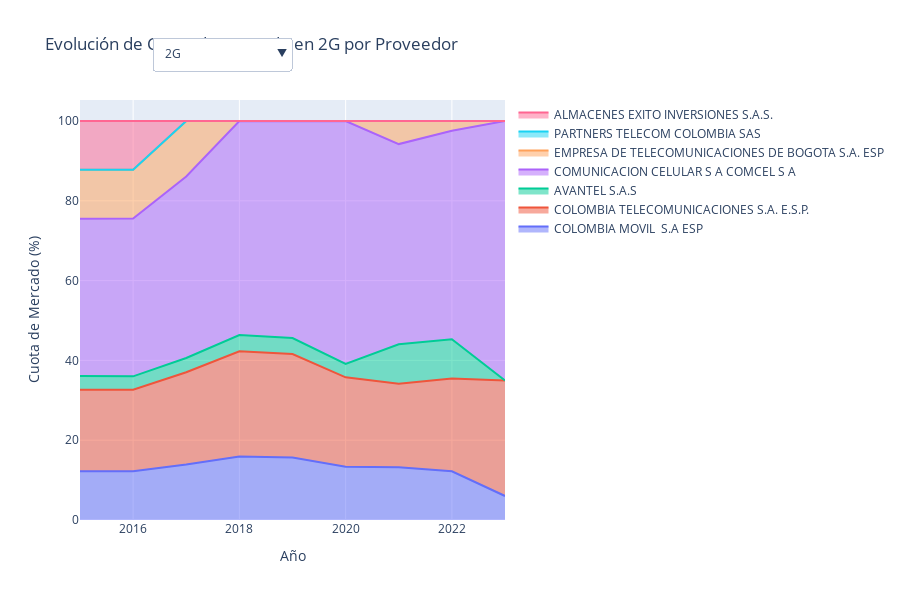

Notebook code for this chart:
### Code cell
todas_tecnologias = [col for col in df.columns if 'COBERTURA' in col or 'COBERTUTA' in col]

fig = go.Figure()

todos_proveedores = df['PROVEEDOR'].unique()

for idx, tecnologia in enumerate(todas_tecnologias):
    df_evolucion = analizar_evolucion_cuota_mercado(df, tecnologia)
    
    if len(df_evolucion) == 0:
        continue
    
    for proveedor in todos_proveedores:
        df_proveedor = df_evolucion[df_evolucion['PROVEEDOR'] == proveedor]
        
        if len(df_proveedor) > 0:
            fig.add_trace(
                go.Scatter(
                    x=df_proveedor['AÑO'],
                    y=df_proveedor['Porcentaje'],
                    name=proveedor,
                    mode='lines',
                    stackgroup='one', 
                    visible=(idx == 0),
                    hovertemplate='%{y:.1f}%<br>%{customdata} centros<extra></extra>',
                    customdata=df_proveedor['Centros']
                )
            )

buttons = []
traces_por_tecnologia = []

idx_actual = 0
for tecnologia in todas_tecnologias:
    df_evolucion = analizar_evolucion_cuota_mercado(df, tecnologia)
    if len(df_evolucion) == 0:
        traces_por_tecnologia.append((idx_actual, idx_actual))
        continue
    
    n_proveedores_con_datos = 0
    for proveedor in todos_proveedores:
        if len(df_evolucion[df_evolucion['PROVEEDOR'] == proveedor]) > 0:
            n_proveedores_con_datos += 1
    
    traces_por_tecnologia.append((idx_actual, idx_actual + n_proveedores_con_datos))
    idx_actual += n_proveedores_con_datos

for idx, tecnologia in enumerate(todas_tecnologias):
    nombre_limpio = tecnologia.replace('COBERTURA ', '').replace('COBERTUTA ', '')
    
    visibility = [False] * len(fig.data)
    inicio, fin = traces_por_tecnologia[idx]
    for i in range(inicio, fin):
        visibility[i] = True
    
    buttons.append(
        dict(
            label=nombre_limpio,
            method='update',
            args=[
                {'visible': visibility},
                {'title': f'Evolución de Cuota de Mercado en {nombre_limpio} por Proveedor'}
            ]
        )
    )

primera_tech = todas_tecnologias[0].replace('COBERTURA ', '').replace('COBERTUTA ', '')

fig.update_layout(
    updatemenus=[
        dict(
            buttons=buttons,
            direction='down',
            showactive=True,
            x=0.17,
            y=1.15,
            xanchor='left',
            yanchor='top'
        )
    ],
    title=f'Evolución de Cuota de Mercado en {primera_tech} por Proveedor',
    xaxis_title='Año',
    yaxis_title='Cuota de Mercado (%)',
    hovermode='x unified',
    height=600
)

fig.write_html('graficos/evolucion_cuota_mercado_interactiva.html')
fig.show()

### Figure 1 — Plotly figure (JSON) as saved in the notebook; plotly's stock layout.template omitted (floating-point values rounded to 4 significant figures)
{"data": [{"customdata": [849, 3396, 3396, 3406, 3415, 3386, 4662, 4136, 1227], "hovertemplate": "%{y:.1f}%<br>%{customdata} centros<extra></extra>", "mode": "lines", "name": "COLOMBIA MOVIL  S.A ESP", "stackgroup": "one", "type": "scatter", "visible": true, "x": [2015, 2016, 2017, 2018, 2019, 2020, 2021, 2022, 2023], "y": [12.24, 12.23, 13.89, 15.9, 15.66, 13.36, 13.24, 12.2, 6.021]}, {"customdata": [1416, 5668, 5653, 5651, 5662, 5680, 7363, 7894, 5902], "hovertemplate": "%{y:.1f}%<br>%{customdata} centros<extra></extra>", "mode": "lines", "name": "COLOMBIA TELECOMUNICACIONES S.A. E.S.P.", "stackgroup": "one", "type": "scatter", "visible": true, "x": [2015, 2016, 2017, 2018, 2019, 2020, 2021, 2022, 2023], "y": [20.42, 20.42, 23.13, 26.38, 25.96, 22.41, 20.91, 23.28, 28.96]}, {"customdata": [236, 929, 878, 872, 872, 850, 3484, 3330], "hovertemplate": "%{y:.1f}%<br>%{customdata} centros<extra></extra>", "mode": "lines", "name": "AVANTEL S.A.S", "stackgroup": "one", "type": "scatter", "visible": true, "x": [2015, 2016, 2017, 2018, 2019, 2020, 2021, 2022], "y": [3.403, 3.347, 3.592, 4.071, 3.998, 3.353, 9.892, 9.82]}, {"customdata": [2736, 10975, 11120, 11491, 11855, 15435, 17674, 17725, 13248], "hovertemplate": "%{y:.1f}%<br>%{customdata} centros<extra></extra>", "mode": "lines", "name": "COMUNICACION CELULAR S A COMCEL S A", "stackgroup": "one", "type": "scatter", "visible": true, "x": [2015, 2016, 2017, 2018, 2019, 2020, 2021, 2022, 2023], "y": [39.45, 39.54, 45.49, 53.65, 54.35, 60.89, 50.18, 52.27, 65.01]}, {"customdata": [849, 3396, 3396, 8, 2038, 820], "hovertemplate": "%{y:.1f}%<br>%{customdata} centros<extra></extra>", "mode": "lines", "name": "EMPRESA DE TELECOMUNICACIONES DE BOGOTA S.A. ESP", "stackgroup": "one", "type": "scatter", "visible": true, "x": [2015, 2016, 2017, 2019, 2021, 2022], "y": [12.24, 12.23, 13.89, 0.03668, 5.786, 2.418]}, {"customdata": [7], "hovertemplate": "%{y:.1f}%<br>%{customdata} centros<extra></extra>", "mode": "lines", "name": "PARTNERS TELECOM COLOMBIA SAS", "stackgroup": "one", "type": "scatter", "visible": true, "x": [2022], "y": [0.02064]}, {"customdata": [849, 3396], "hovertemplate": "%{y:.1f}%<br>%{customdata} centros<extra></extra>", "mode": "lines", "name": "ALMACENES EXITO INVERSIONES S.A.S.", "stackgroup": "one", "type": "scatter", "visible": true, "x": [2015, 2016], "y": [12.24, 12.23]}, {"customdata": [806, 3215, 3226, 3304, 3375, 3431, 4858, 5453, 4098], "hovertemplate": "%{y:.1f}%<br>%{customdata} centros<extra></extra>", "mode": "lines", "name": "COLOMBIA MOVIL  S.A ESP", "stackgroup": "one", "type": "scatter", "visible": false, "x": [2015, 2016, 2017, 2018, 2019, 2020, 2021, 2022, 2023], "y": [15.53, 15.14, 17.43, 20.34, 19.27, 15.85, 13.45, 14.53, 16.04]}, {"customdata": [1109, 4490, 4571, 4857, 5174, 5281, 6725, 7214, 5522], "hovertemplate": "%{y:.1f}%<br>%{customdata} centros<extra></extra>", "mode": "lines", "name": "COLOMBIA TELECOMUNICACIONES S.A. E.S.P.", "stackgroup": "one", "type": "scatter", "visible": false, "x": [2015, 2016, 2017, 2018, 2019, 2020, 2021, 2022, 2023], "y": [21.37, 21.14, 24.7, 29.9, 29.55, 24.39, 18.62, 19.23, 21.62]}, {"customdata": [3291, 3309], "hovertemplate": "%{y:.1f}%<br>%{customdata} centros<extra></extra>", "mode": "lines", "name": "AVANTEL S.A.S", "stackgroup": "one", "type": "scatter", "visible": false, "x": [2021, 2022], "y": [9.113, 8.819]}, {"customdata": [1663, 7101, 7481, 8085, 8956, 12936, 15723, 16141, 12438], "hovertemplate": "%{y:.1f}%<br>%{customdata} centros<extra></extra>", "mode": "lines", "name": "COMUNICACION CELULAR S A COMCEL S A", "stackgroup": "one", "type": "scatter", "visible": false, "x": [2015, 2016, 2017, 2018, 2019, 2020, 2021, 2022, 2023], "y": [32.04, 33.44, 40.43, 49.77, 51.14, 59.76, 43.54, 43.02, 48.69]}, {"customdata": [806, 3215, 3226, 7, 2252, 932], "hovertemplate": "%{y:.1f}%<br>%{customdata} centros<extra></extra>", "mode": "lines", "name": "EMPRESA DE TELECOMUNICACIONES DE BOGOTA S.A. ESP", "stackgroup": "one", "type": "scatter", "visible": false, "x": [2015, 2016, 2017, 2019, 2021, 2022], "y": [15.53, 15.14, 17.43, 0.03997, 6.236, 2.484]}, {"customdata": [3265, 4473, 3489], "hovertemplate": "%{y:.1f}%<br>%{customdata} centros<extra></extra>", "mode": "lines", "name": "PARTNERS TELECOM COLOMBIA SAS", "stackgroup": "one", "type": "scatter", "visible": false, "x": [2021, 2022, 2023], "y": [9.041, 11.92, 13.66]}, {"customdata": [806, 3215], "hovertemplate": "%{y:.1f}%<br>%{customdata} centros<extra></extra>", "mode": "lines", "name": "ALMACENES EXITO INVERSIONES S.A.S.", "stackgroup": "one", "type": "scatter", "visible": false, "x": [2015, 2016], "y": [15.53, 15.14]}, {"customdata": [575, 2662, 3024, 3046, 3095, 3414, 4847, 5449, 4095], "hovertemplate": "%{y:.1f}%<br>%{customdata} centros<extra></extra>", "mode": "lines", "name": "COLOMBIA MOVIL  S.A ESP", "stackgroup": "one", "type": "scatter", "visible": false, "x": [2015, 2016, 2017, 2018, 2019, 2020, 2021, 2022, 2023], "y": [20.46, 20.23, 24.56, 29.43, 25.85, 22.47, 15.58, 15.59, 17.25]}, {"customdata": [242, 939, 1002, 1022, 1088, 1805, 4706, 5024, 3903], "hovertemplate": "%{y:.1f}%<br>%{customdata} centros<extra></extra>", "mode": "lines", "name": "COLOMBIA TELECOMUNICACIONES S.A. E.S.P.", "stackgroup": "one", "type": "scatter", "visible": false, "x": [2015, 2016, 2017, 2018, 2019, 2020, 2021, 2022, 2023], "y": [8.612, 7.136, 8.139, 9.874, 9.086, 11.88, 15.13, 14.38, 16.44]}, {"customdata": [3291, 3309], "hovertemplate": "%{y:.1f}%<br>%{customdata} centros<extra></extra>", "mode": "lines", "name": "AVANTEL S.A.S", "stackgroup": "one", "type": "scatter", "visible": false, "x": [2021, 2022], "y": [10.58, 9.47]}, {"customdata": [843, 4233, 5261, 6107, 7576, 9857, 14046, 15755, 12258], "hovertemplate": "%{y:.1f}%<br>%{customdata} centros<extra></extra>", "mode": "lines", "name": "COMUNICACION CELULAR S A COMCEL S A", "stackgroup": "one", "type": "scatter", "visible": false, "x": [2015, 2016, 2017, 2018, 2019, 2020, 2021, 2022, 2023], "y": [30.0, 32.17, 42.73, 59.0, 63.27, 64.88, 45.16, 45.09, 51.62]}, {"customdata": [575, 2662, 3024, 175, 216, 117, 949, 931], "hovertemplate": "%{y:.1f}%<br>%{customdata} centros<extra></extra>", "mode": "lines", "name": "EMPRESA DE TELECOMUNICACIONES DE BOGOTA S.A. ESP", "stackgroup": "one", "type": "scatter", "visible": false, "x": [2015, 2016, 2017, 2018, 2019, 2020, 2021, 2022], "y": [20.46, 20.23, 24.56, 1.691, 1.804, 0.7701, 3.051, 2.664]}, {"customdata": [3265, 4473, 3489], "hovertemplate": "%{y:.1f}%<br>%{customdata} centros<extra></extra>", "mode": "lines", "name": "PARTNERS TELECOM COLOMBIA SAS", "stackgroup": "one", "type": "scatter", "visible": false, "x": [2021, 2022, 2023], "y": [10.5, 12.8, 14.69]}, {"customdata": [575, 2662], "hovertemplate": "%{y:.1f}%<br>%{customdata} centros<extra></extra>", "mode": "lines", "name": "ALMACENES EXITO INVERSIONES S.A.S.", "stackgroup": "one", "type": "scatter", "visible": false, "x": [2015, 2016], "y": [20.46, 20.23]}, {"customdata": [81, 390, 569, 918, 1418, 1686, 3938, 6839, 5842], "hovertemplate": "%{y:.1f}%<br>%{customdata} centros<extra></extra>", "mode": "lines", "name": "COLOMBIA MOVIL  S.A ESP", "stackgroup": "one", "type": "scatter", "visible": false, "x": [2015, 2016, 2017, 2018, 2019, 2020, 2021, 2022, 2023], "y": [10.87, 11.07, 13.12, 13.4, 13.47, 11.5, 16.68, 21.87, 23.86]}, {"customdata": [83, 415, 787, 1456, 1821, 1945, 4316, 5251, 4102], "hovertemplate": "%{y:.1f}%<br>%{customdata} centros<extra></extra>", "mode": "lines", "name": "COLOMBIA TELECOMUNICACIONES S.A. E.S.P.", "stackgroup": "one", "type": "scatter", "visible": false, "x": [2015, 2016, 2017, 2018, 2019, 2020, 2021, 2022, 2023], "y": [11.14, 11.78, 18.15, 21.26, 17.3, 13.27, 18.28, 16.79, 16.76]}, {"customdata": [42, 103, 221, 269, 301, 312, 1071, 2134], "hovertemplate": "%{y:.1f}%<br>%{customdata} centros<extra></extra>", "mode": "lines", "name": "AVANTEL S.A.S", "stackgroup": "one", "type": "scatter", "visible": false, "x": [2015, 2016, 2017, 2018, 2019, 2020, 2021, 2022], "y": [5.638, 2.924, 5.096, 3.927, 2.859, 2.129, 4.537, 6.825]}, {"customdata": [295, 1530, 2191, 3289, 5572, 9441, 11596, 12728, 10599], "hovertemplate": "%{y:.1f}%<br>%{customdata} centros<extra></extra>", "mode": "lines", "name": "COMUNICACION CELULAR S A COMCEL S A", "stackgroup": "one", "type": "scatter", "visible": false, "x": [2015, 2016, 2017, 2018, 2019, 2020, 2021, 2022, 2023], "y": [39.6, 43.43, 50.52, 48.01, 52.93, 64.41, 49.12, 40.71, 43.29]}, {"customdata": [81, 390, 569, 918, 1415, 1273, 1220, 305], "hovertemplate": "%{y:.1f}%<br>%{customdata} centros<extra></extra>", "mode": "lines", "name": "EMPRESA DE TELECOMUNICACIONES DE BOGOTA S.A. ESP", "stackgroup": "one", "type": "scatter", "visible": false, "x": [2015, 2016, 2017, 2018, 2019, 2020, 2021, 2022], "y": [10.87, 11.07, 13.12, 13.4, 13.44, 8.685, 5.168, 0.9755]}, {"customdata": [1465, 4009, 3938], "hovertemplate": "%{y:.1f}%<br>%{customdata} centros<extra></extra>", "mode": "lines", "name": "PARTNERS TELECOM COLOMBIA SAS", "stackgroup": "one", "type": "scatter", "visible": false, "x": [2021, 2022, 2023], "y": [6.206, 12.82, 16.09]}, {"customdata": [81, 390], "hovertemplate": "%{y:.1f}%<br>%{customdata} centros<extra></extra>", "mode": "lines", "name": "ALMACENES EXITO INVERSIONES S.A.S.", "stackgroup": "one", "type": "scatter", "visible": false, "x": [2015, 2016], "y": [10.87, 11.07]}, {"customdata": [82, 305], "hovertemplate": "%{y:.1f}%<br>%{customdata} centros<extra></extra>", "mode": "lines", "name": "UNE EPM TELECOMUNICACIONES S.A.", "stackgroup": "one", "type": "scatter", "visible": false, "x": [2015, 2016], "y": [11.01, 8.657]}], "layout": {"height": 600, "hovermode": "x unified", "title": {"text": "Evolución de Cuota de Mercado en 2G por Proveedor"}, "updatemenus": [{"buttons": [{"args": [{"visible": [true, true, true, true, true, true, true, false, false, false, false, false, false, false, false, false, false, false, false, false, false, false, false, false, false, false, false, false, false]}, {"title": "Evolución de Cuota de Mercado en 2G por Proveedor"}], "label": "2G", "method": "update"}, {"args": [{"visible": [false, false, false, false, false, false, false, true, true, true, true, true, true, true, false, false, false, false, false, false, false, false, false, false, false, false, false, false, false]}, {"title": "Evolución de Cuota de Mercado en 3G por Proveedor"}], "label": "3G", "method": "update"}, {"args": [{"visible": [false, false, false, false, false, false, false, false, false, false, false, false, false, false, true, true, true, true, true, true, true, false, false, false, false, false, false, false, false]}, {"title": "Evolución de Cuota de Mercado en HSPA+, HSPA+DC por Proveedor"}], "label": "HSPA+, HSPA+DC", "method": "update"}, {"args": [{"visible": [false, false, false, false, false, false, false, false, false, false, false, false, false, false, false, false, false, false, false, false, false, false, false, false, false, false, false, false, false]}, {"title": "Evolución de Cuota de Mercado en 5G por Proveedor"}], "label": "5G", "method": "update"}, {"args": [{"visible": [false, false, false, false, false, false, false, false, false, false, false, false, false, false, false, false, false, false, false, false, false, true, true, true, true, true, true, true, true]}, {"title": "Evolución de Cuota de Mercado en 4G por Proveedor"}], "label": "4G", "method": "update"}], "direction": "down", "showactive": true, "x": 0.17, "xanchor": "left", "y": 1.15, "yanchor": "top"}], "xaxis": {"title": {"text": "Año"}}, "yaxis": {"title": {"text": "Cuota de Mercado (%)"}}}}
